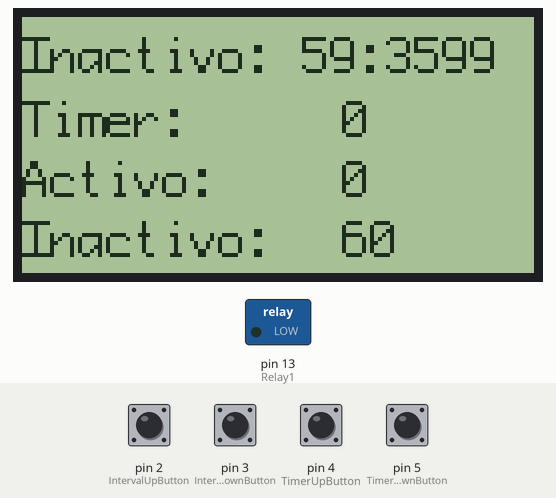
Recording of a sketch running on a simulated Arduino Uno, built with avr-gcc and run on an emulated ATmega328P. On the bench: 128×64 one-colour display, switched loads named in the sketch (green lamp = pin HIGH). The test bench sets the inputs (shaded band); at power-on: pin 2 (IntervalUpButton), pin 3 (IntervalDownButton), pin 4 (TimerUpButton), pin 5 (TimerDownButton) HIGH. EEPROM starts erased; what the sketch prints to the serial monitor is not drawn.

Above: at 2.8 s.
2.9 s: pin 2 (IntervalUpButton) pulled LOW for 0.9 s
At 3.9 s:
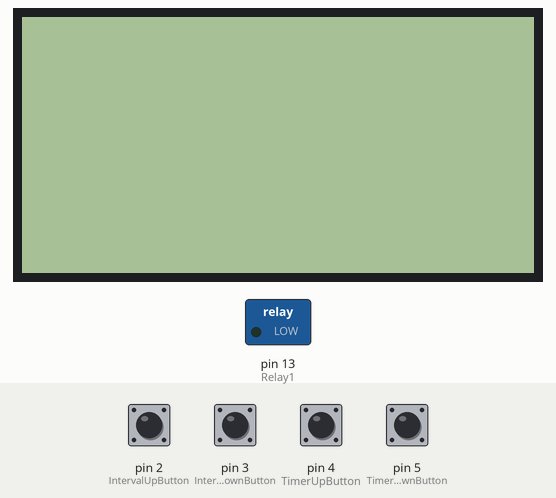
5.7 s: pin 4 (TimerUpButton) pulled LOW for 0.9 s
At 7.5 s:
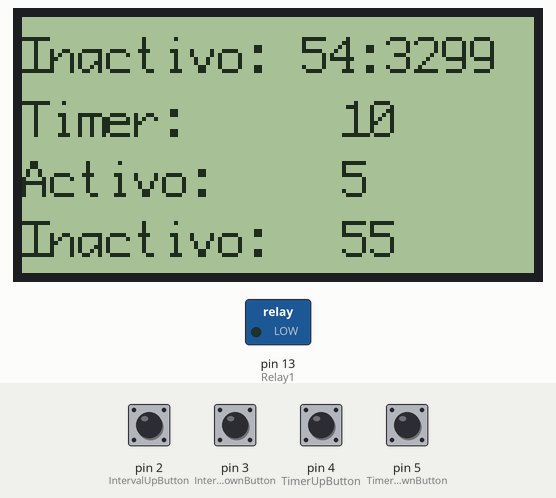
8.6 s: pin 3 (IntervalDownButton) pulled LOW for 0.9 s
At 9.8 s:
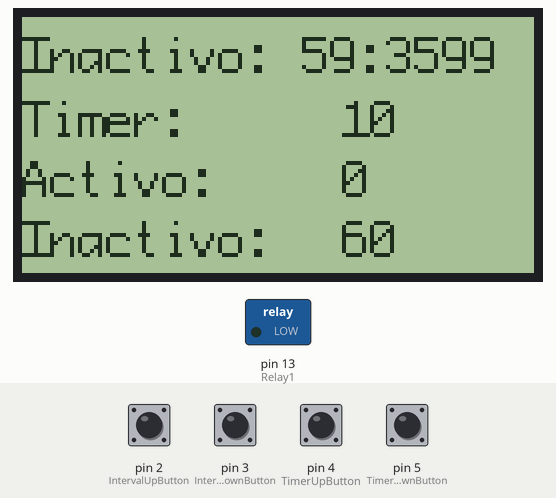
11.0 s: pin 5 (TimerDownButton) pulled LOW for 0.9 s
At 13.5 s:
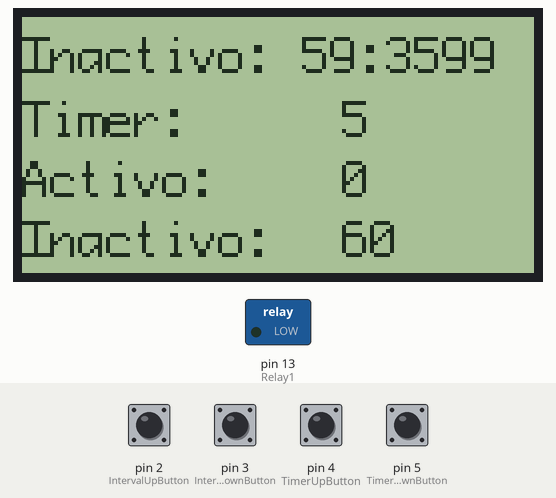
13.8 s: pin 2 (IntervalUpButton) pulled LOW for 0.9 s
At 16.2 s:
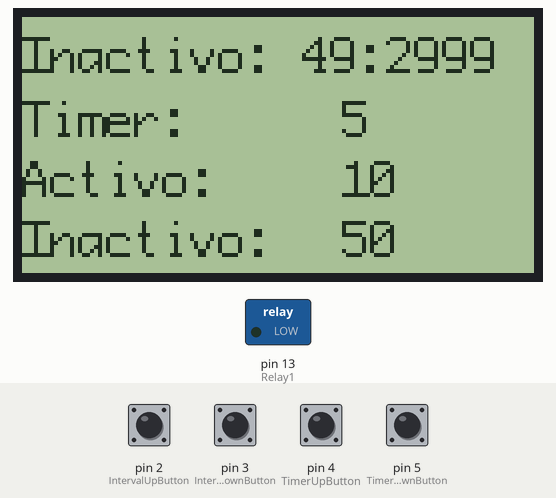
16.8 s: pin 4 (TimerUpButton) pulled LOW for 0.9 s
At 19.7 s:
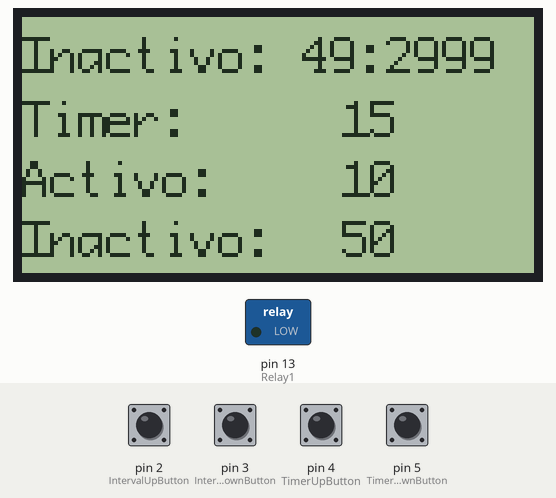
Timing chart, 0 to 20.8 s (numbered marks = the images above; inputs shaded):
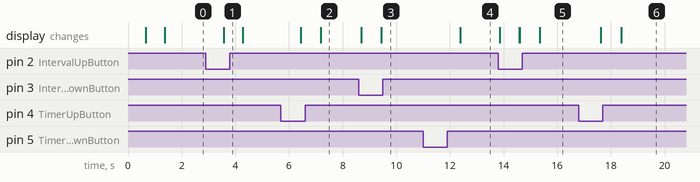

The sketch:

TimerInterval.ino
```cpp
/*
  Name:		TimerInterval.ino
  Created:	7/22/2018 1:16:07 PM
  Author:	ChicoDeFe
*/

/* Timer Interval
  Activa y desactiva un relay en ciclos completos de una hora, cada medio ciclo se programaran en multiplos de 10 minutos.
*/

//Librerias para Serial
#include <SoftwareSerial.h>
#include <HardwareSerial.h>
//Librerias para Pantalla Grafica
#include <U8g2lib.h>
//Librerias para Memoria
#include <EEPROM.h>

#ifdef U8X8_HAVE_HW_SPI
#include <SPI.h>
#endif
#ifdef U8X8_HAVE_HW_I2C
#include <Wire.h>
#endif

// Connections to LCD display

//Pantalla
U8G2_ST7920_128X64_1_SW_SPI u8g2(U8G2_R0, /* clock=*/ 12, /* data=*/ 11, /* CS=*/ 10, /* reset=*/ 9);

//Variables
int ledState = LOW;// ledState used to set the LED

//Definiciones de los pines a los que van conectados los botones
int IntervalUpButton = 2;
int IntervalDownButton = 3;
int TimerUpButton = 4;
int TimerDownButton = 5;

//Definiciones de los pines a los que van conectados las salidas
int Relay1 = 13;

// I don't want to lose my interval settings when the arduino loses power, so we use the Arduino's
// built in EEPROM memory cache to store settings when they are changed. These set the memory addresses
// for the off and on interval settings
int EEPROM_CYCLE_ADDRESS = 0;
int EEPROM_INTERVAL_ADDRESS = 1;


// These set how much the interval changes when you press the up and down buttons
// Values in milliseconds
long IntervalSteps = 300000;
long TimerSteps = 300000;

// If you hold down the up or down buttons, the interval will count up or down until you let go
// This sets the pause time between changes as you hold doun the button. Value in millisaconds.
int ButtonPressWait = 500;

// In order to make the up/down buttons count continuously up or down with a pause between jumps,
// we need a timer buffer to remember how long ago the last jump was.
long IntervalUpBuffer;
long IntervalDownBuffer;
long TimerUpBuffer;
long TimerDownBuffer;

// These are the interval variables
long Cycle;
long Interval;
long Timer;
long Activo;
long Inactivo;
int Status;


// Generally, you should use "unsigned long" for variables that hold time. The value will quickly become too large for an int to store
unsigned long PreviousMillis = 0;// millis() returns an unsigned long.
unsigned long IntervalMillis = 0;// millis() returns an unsigned long.
unsigned long CurrentMillis = 0;// millis() returns an unsigned long.

unsigned long time;

void setup()// the setup function runs once when you press reset or power the board
{//Parametros Serial
	Serial.begin(9600);// initialize serial communication at 9600 bits per second

	// Enable this code and push program once on the first run of a new board or to move EEPROM registers.
	  // Then disable and push the program to the board again for normal operation.
	if (EEPROM.read(EEPROM_CYCLE_ADDRESS == 0xFF))
	{
		EEPROM.write(EEPROM_CYCLE_ADDRESS, 60);
	}
	if (EEPROM.read(EEPROM_INTERVAL_ADDRESS == 0xFF))
	{
		EEPROM.write(EEPROM_INTERVAL_ADDRESS, 0);
	}
	// This grabs the stored intervals from the EEPROM cache on startup
	Cycle = EEPROM.read(EEPROM_CYCLE_ADDRESS) * 60000;
	Interval = EEPROM.read(EEPROM_INTERVAL_ADDRESS) * 60000;

	Status = 1;

	// Iniciando el Timer con el valor del intervalo guadado
	Timer = Interval;

	// Initilize last Interval time buffer, set it to right now.
	Activo = Interval;
	Inactivo = Cycle - Activo;

	pinMode(Relay1, OUTPUT);
	digitalWrite(Relay1, LOW);

	pinMode(IntervalUpButton, INPUT);
	pinMode(IntervalDownButton, INPUT);
	pinMode(TimerUpButton, INPUT);
	pinMode(TimerDownButton, INPUT);

	// This enables the Arduino's built in pull up resistors on these pins to make wiring pushbuttons much easier.
	digitalWrite(IntervalUpButton, HIGH);
	digitalWrite(IntervalDownButton, HIGH);
	digitalWrite(TimerUpButton, HIGH);
	digitalWrite(TimerDownButton, HIGH);

	//Iniciando Pantalla
	u8g2.begin();
}

void loop()// the loop function runs over and over again until power down or reset
{
	CurrentMillis = millis();

	//Asignar el tiempo desde transcurrido
	IntervalMillis = CurrentMillis - PreviousMillis;

	if (Status == 1) {
		Activo = Activo - IntervalMillis;
		if (Activo >= 0) {
			Serial.print("Activo");
			Serial.println("");
			digitalWrite(Relay1, HIGH);
			Spray();
		}
		else {
			Status = 0;
			Activo = Interval;
		}

	}
	else {
		Inactivo = Inactivo - IntervalMillis;
		if (Inactivo >= 0) {
			Serial.print("Inactivo");
			Serial.println("");
			digitalWrite(Relay1, LOW);
			Spray();
		}
		else {
			Status = 1;
			Inactivo = Cycle - Activo;
		}


	}


	Serial.print("Status: ");
	Serial.println(Status);

	Serial.print("CurrentMillis: ");
	Serial.println(CurrentMillis);

	Serial.print("PreviousMillis: ");
	Serial.println(PreviousMillis);

	Serial.print("IntervalMillis: ");
	Serial.println(IntervalMillis);

	Serial.print("Timer: ");
	Serial.println(Timer);

	Serial.print("Activo: ");
	Serial.println(Activo);

	Serial.print("Inactivo: ");
	Serial.println(Inactivo);


	Serial.print("Cycle: ");
	Serial.println(Cycle);


	Serial.print("Interval: ");
	Serial.println(Interval);

	Serial.println("");


	u8g2.clearBuffer();// clear the internal memory
	u8g2.firstPage();
	do
	{

		if (Status == 1) {
			u8g2.setFont(u8g2_font_profont15_tf);// choose a suitable font
			u8g2.drawStr(0, 14, "Activo:");
			u8g2.setCursor(70, 14);
			u8g2.print(Activo / 1000 / 60);
			u8g2.print(":");
			u8g2.print(Activo / 1000);
		}
		else {
			u8g2.setFont(u8g2_font_profont15_tf);// choose a suitable font
			u8g2.drawStr(0, 14, "Inactivo:");
			u8g2.setCursor(70, 14);
			u8g2.print(Inactivo / 1000 / 60);
			u8g2.print(":");
			u8g2.print(Inactivo / 1000);
		}


		u8g2.setFont(u8g2_font_profont15_tf);// choose a suitable font
		u8g2.drawStr(0, 30, "Timer:");
		u8g2.setCursor(80, 30);
		u8g2.print(Timer / 1000 / 60);

		u8g2.drawStr(0, 45, "Activo:");
		u8g2.setCursor(80, 45);
		u8g2.print(Interval / 1000 / 60);

		u8g2.drawStr(0, 60, "Inactivo:");
		u8g2.setCursor(80, 60);
		u8g2.print((Cycle - Interval) / 1000 / 60);

	} while (u8g2.nextPage());


	if (digitalRead(IntervalUpButton) == LOW) {
		IntervalUp();
	}

	if (digitalRead(IntervalDownButton) == LOW) {
		IntervalDown();
	}

	if (digitalRead(TimerUpButton) == LOW) {
		TimerUp();
	}

	if (digitalRead(TimerDownButton) == LOW) {
		TimerDown();
	}


	PreviousMillis = millis();
	delay(100);

}


////Asignar el tiempo desde transcurrido
//unsigned long currentMillis = millis();

//if (currentMillis - previousMillis1 >= intervalMillis1)
//{
//	// save the last time you blinked the LED
//	previousMillis1 = currentMillis;

//	// if the LED is off turn it on and vice-versa:
//	if (ledState == LOW)
//	{
//		ledState = HIGH;
//	}
//	else
//	{
//		ledState = LOW;
//	}

//	// set the LED with the ledState of the variable:
//	digitalWrite(13, ledState);
//}


//}

void Spray(void) {
	/*digitalWrite(Relay1, HIGH);
	long SprayBuffer = millis() + Interval;
	while (millis() < SprayBuffer) {

	}
	digitalWrite(Relay1, LOW);*/
}


// Do the hold down for continuous change loop, and write new value to the EEPROM
void IntervalUp(void) {
	if (Interval < Cycle) {
		if (IntervalUpBuffer + ButtonPressWait < millis()) {
			Interval = Interval + IntervalSteps;
			EEPROM.write(EEPROM_INTERVAL_ADDRESS, Interval / 60000);
			Activo = Interval;
			Inactivo = Cycle - Interval;
			IntervalUpBuffer = millis();
			u8g2.clearDisplay();
		}
	}
}

// Do the hold down for continuous change loop, and write new value to the EEPROM
void IntervalDown(void) {
	if (Interval > 0) {
		if (IntervalDownBuffer + ButtonPressWait < millis()) {
			Interval = Interval - IntervalSteps;
			EEPROM.write(EEPROM_INTERVAL_ADDRESS, Interval / 60000);
			Activo = Interval;
			Inactivo = Cycle - Interval;
			IntervalDownBuffer = millis();
			u8g2.clearDisplay();
		}
	}
}

// Do the hold down for continuous change loop, and write new value to the EEPROM
void TimerUp(void) {
	if (Timer < 3600000) {
		if (TimerUpBuffer + ButtonPressWait < millis()) {
			Timer += TimerSteps;
			TimerUpBuffer = millis();
		}
	}
}

// Do the hold down for continuous change loop, and write new value to the EEPROM
void TimerDown(void) {
	if (Timer > 300000) {
		if (TimerDownBuffer + ButtonPressWait < millis()) {
			Timer -= TimerSteps;
			TimerDownBuffer = millis();
		}
	}
}
```

Measured:
- after the input at 2.9 s, the display: changes after 0.66 s (image 1)
- after the input at 5.7 s, the display: first changes after 0.75 s (image 2 shows a later state)
- after the input at 8.6 s, the display: first changes after 0.10 s (image 3 shows a later state)
- after the input at 11.0 s, the display: changes after 1.4 s (image 4)
- after the input at 13.8 s, the display: first changes after 0.06 s (image 5 shows a later state)
- after the input at 16.8 s, the display: first changes after 0.83 s (image 6 shows a later state)
